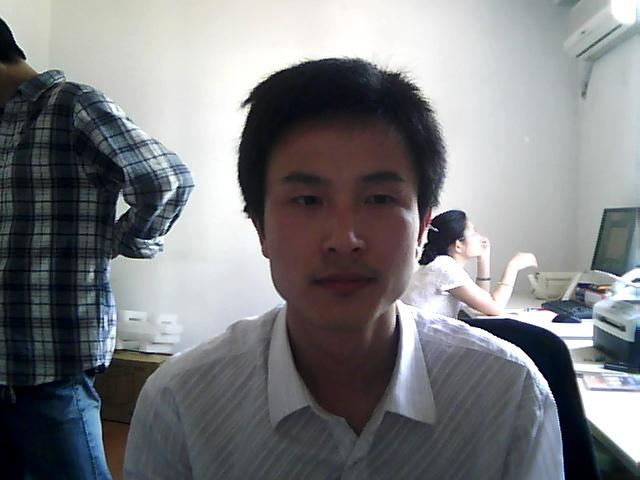
#> input picture 59_Face_LiveLiness/New folder/archive (11)/raw/ClientRaw/0001/0001_00_00_01_123.jpg, 640 x 480 px, found by its file name; its folder holds only this picture in this run; the run also reads 1 picture not shown here
$ jupyter execute --allow-errors 'Random Forest Face Liveness.ipynb'
#> lines starting #> are read from the running program, lines starting #| are printed output that depends on the picture
[cell 1]
import os
import cv2
import pandas as pd
import numpy as np
import matplotlib.pyplot as plt
from skimage.feature import hog  # For HOG feature extraction
from sklearn.ensemble import RandomForestClassifier  # Random Forest Classifier
from sklearn.model_selection import train_test_split  # For splitting dataset into train and test
from sklearn.metrics import accuracy_score, precision_score, recall_score, f1_score, confusion_matrix
import seaborn as sns

[cell 2]
# Set dataset path
dataset_path = "D:\\jupyter notebook python\\raw"

[cell 3]
# Initialize lists to store HOG features and labels
X = []
y = []
image_paths = []  # To store image paths for display

[cell 4]
# Load Real (ClientRaw) images
for folder in os.listdir(os.path.join(dataset_path, 'ClientRaw')):
    folder_path = os.path.join(dataset_path, 'ClientRaw', folder)
    for filename in os.listdir(folder_path):
        img_path = os.path.join(folder_path, filename)
        img = cv2.imread(img_path, cv2.IMREAD_GRAYSCALE)
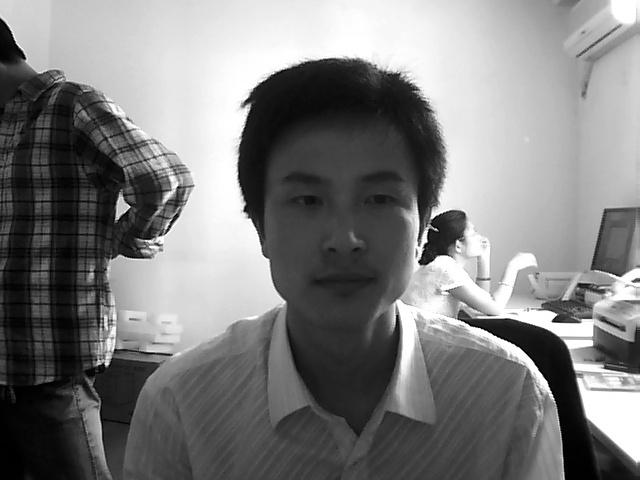
#> img: shape (480, 640); min 0, max 255, mean 125.3
        if img is not None:
            # Resize image to 128x64 pixels
            img_resized = cv2.resize(img, (128, 64))
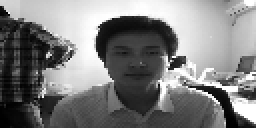
#> img_resized: shape (64, 128) (shown 2 times larger); min 0, max 255, mean 125.6
            # Extract HOG features
            hog_features = hog(img_resized, pixels_per_cell=(8, 8), cells_per_block=(2, 2), visualize=False)
#> hog_features = 3780 values, max 0.493 at index 383, min 0 at index 17, mean 0.124
            X.append(hog_features)
            y.append(0)  # Label for real images
            image_paths.append(img_path)  # Store the image path for visualization
#> pass 2 of the loop `for folder in os.listdir(os.path.join(dataset_path, 'ClientRaw')):`:
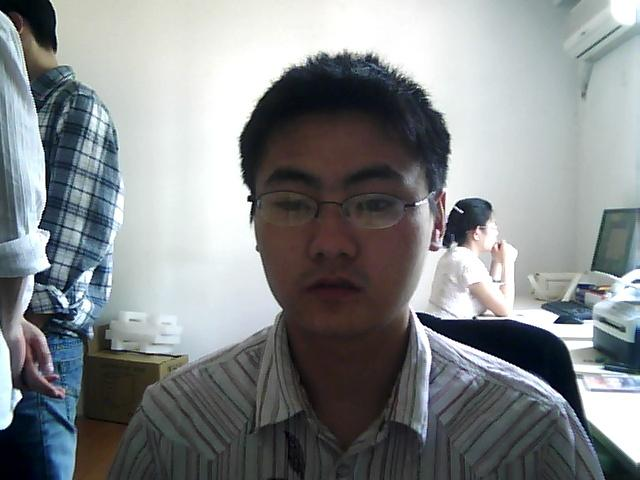
#> input picture 59_Face_LiveLiness/New folder/archive (11)/raw/ClientRaw/0002/0002_01_00_01_100.jpg, 640 x 480 px, found by its file name
#> `img = cv2.imread(img_path, cv2.IMREAD_GRAYSCALE)`:
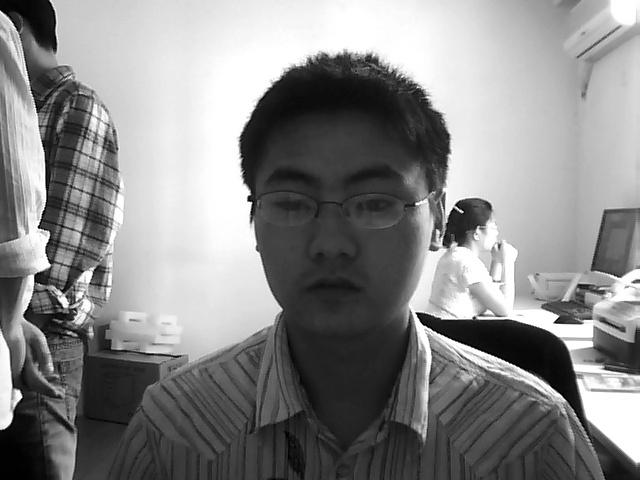
#> img: shape (480, 640); min 0, max 255, mean 135.6
#> `img_resized = cv2.resize(img, (128, 64))`:
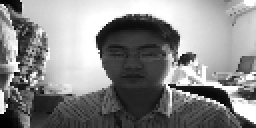
#> img_resized: shape (64, 128) (shown 2 times larger); min 0, max 255, mean 135.9
#> hog_features = 3780 values, max 0.585 at index 208, min 0 at index 86, mean 0.125

#> (a cell that did not finish here is left out)

[cell 6]
# Convert X and y to NumPy arrays
X = np.array(X)
y = np.array(y)

[cell 7]
# Split the dataset into training and testing sets (80% training, 20% testing)
X_train, X_test, y_train, y_test, train_image_paths, test_image_paths = train_test_split(
    X, y, image_paths, test_size=0.2, random_state=42)
#> y_train = [0]; y_test = [0]; train_image_paths = 1 item; test_image_paths = 1 item

[cell 8]
# Initialize and train the Random Forest Classifier
rf_classifier = RandomForestClassifier(n_estimators=100, random_state=42)
rf_classifier.fit(X_train, y_train)

[cell 9]
# Make predictions on the test set
predictions = rf_classifier.predict(X_test)
#> predictions = [0]

[cell 10]
# Display first 5 predictions
print(f"First 5 Predictions: {predictions[:5]}")
#| First 5 Predictions: [0]
print(f"First 5 True Labels: {y_test[:5]}")
#| First 5 True Labels: [0]

[cell 11]
# Model Evaluation
accuracy = accuracy_score(y_test, predictions)
#> accuracy = 1
precision = precision_score(y_test, predictions)
#> precision = 0
recall = recall_score(y_test, predictions)
#> recall = 0
f1 = f1_score(y_test, predictions)
#> f1 = 0

print(f"Accuracy: {accuracy * 100:.2f}%")
#| Accuracy: 100.00%
print(f"Precision: {precision * 100:.2f}%")
#| Precision: 0.00%
print(f"Recall: {recall * 100:.2f}%")
#| Recall: 0.00%
print(f"F1-Score: {f1 * 100:.2f}%")
#| F1-Score: 0.00%

[cell 12]
# Confusion Matrix
conf_matrix = confusion_matrix(y_test, predictions)
#> conf_matrix = [1]
plt.figure(figsize=(6, 4))
sns.heatmap(conf_matrix, annot=True, fmt='d', cmap='Blues', xticklabels=['Fake', 'Real'], yticklabels=['Fake', 'Real'])
plt.title('Confusion Matrix')
plt.xlabel('Predicted')
plt.ylabel('True')
plt.show()
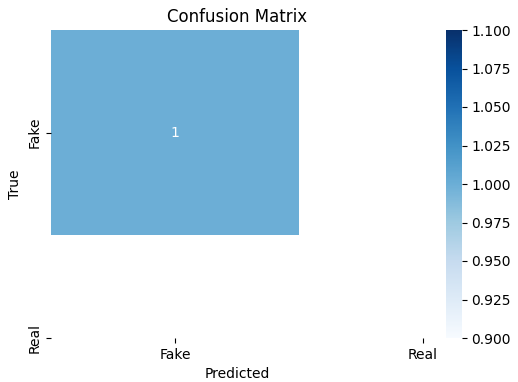
#> figure drawn by matplotlib, 2 panels

#> (a cell that did not finish here is left out)

[cell 14]
# Compute basic statistics (mean, variance, skewness) for HOG features as a demonstration
hog_mean = np.mean(X, axis=1)
#> hog_mean = [0.124, 0.125]
hog_var = np.var(X, axis=1)
#> hog_var = [0.0123, 0.0121]
hog_skew = pd.DataFrame(X).skew(axis=1)

# Create a DataFrame for visualization
df_stats = pd.DataFrame({
    'HOG_Mean': hog_mean,
    'HOG_Var': hog_var,
    'HOG_Skew': hog_skew,
    'Label': ['Real' if label == 0 else 'Fake' for label in y]
})
#> df_stats = table of 2 rows and 4 columns

# Pairplot using seaborn to visualize the relationships between HOG statistics and the label
sns.pairplot(df_stats, hue='Label', markers=["o", "s"], diag_kind='kde')
plt.suptitle('Pairplot of HOG Feature Statistics (Mean, Variance, Skewness)', y=1.02)
plt.show()
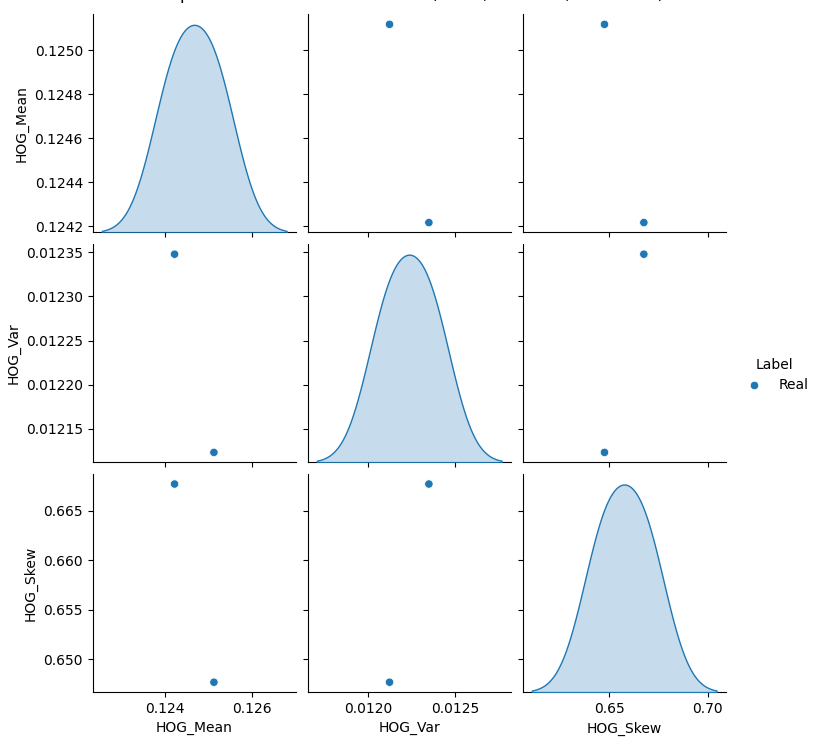
#> figure drawn by matplotlib, 9 panels

[cell 15]
# Function to display predictions with images
def display_predictions(test_image_paths, predictions, num_images=10):
#> called with predictions = array of shape (1,), num_images = 10
    for i in range(num_images):
        img = cv2.imread(test_image_paths[i])
#> img is the input picture: shape (480, 640, 3); mean B, G, R 138.3, 136.6, 132.4
        if img is not None:
            plt.imshow(cv2.cvtColor(img, cv2.COLOR_BGR2RGB))  # Convert BGR to RGB
            plt.title("Prediction: " + ("Real" if predictions[i] == 0 else "Fake"))
            plt.axis('off')
            plt.show()
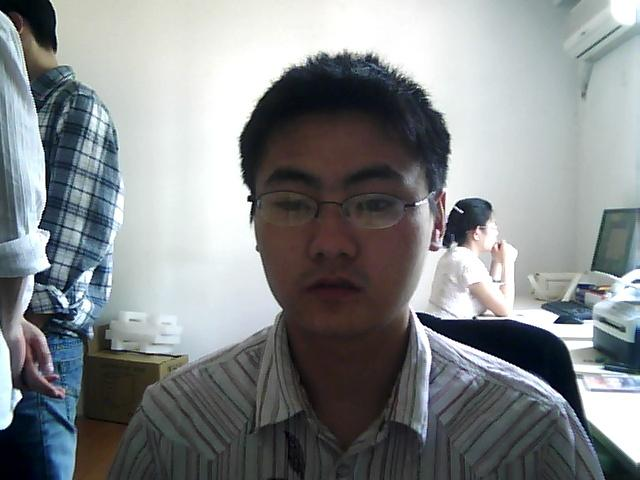
#> shown: shape (480, 640, 3); mean R, G, B 132.4, 136.6, 138.3
        else:
            print(f"Image not found at: {test_image_paths[i]}")
#> pass 2 of the loop in display_predictions, `for i in range(num_images):`:
